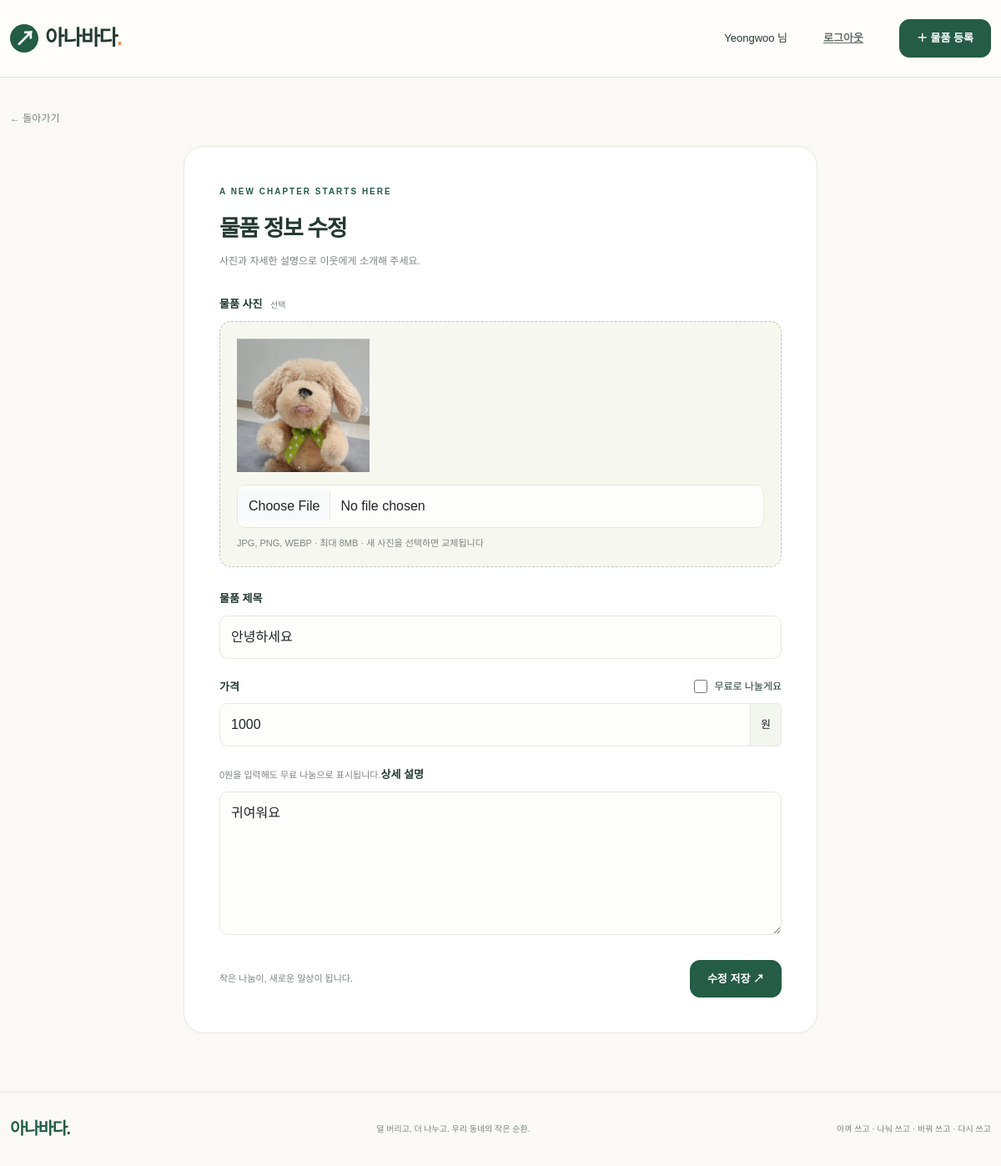
The app's page /items/1/edit (signed in) with its own data.
### models.py (models this page shows, shortened)
class User(UserMixin, db.Model):
    id = db.Column(db.Integer, primary_key=True)
    username = db.Column(db.String(40), unique=True, nullable=False)
    password_hash = db.Column(db.String(256), nullable=False)
    items = db.relationship('Item', back_populates='author')

class Item(db.Model):
    id = db.Column(db.Integer, primary_key=True)
    title = db.Column(db.String(100), nullable=False)
    description = db.Column(db.Text, nullable=False)
    price = db.Column(db.Integer, nullable=False, default=0)
    image_filename = db.Column(db.String(200))
    status = db.Column(db.String(20), nullable=False, default='거래가능')
    author_id = db.Column(db.Integer, db.ForeignKey('user.id'), nullable=False)
    author = db.relationship('User', back_populates='items')
    created_at = db.Column(db.DateTime, default=now, nullable=False)
    updated_at = db.Column(db.DateTime, default=now, onupdate=now, nullable=False)

### app.py (the view, shortened to what this page needs)
    @app.route('/items/new', methods=['GET', 'POST'])
    @app.route('/items/<int:item_id>/edit', methods=['GET', 'POST'])
    @login_required
    def item_form(item_id=None):
        item = owned_item(item_id) if item_id else None
        return render_template('item_form.html', item=item)

### templates/item_form.html (shortened to what this page needs)
{% extends 'base.html' %}
{% block content %}<a class="back-link" href="{{ url_for('item_detail', item_id=item.id) if item else url_for('index') }}">← 돌아가기</a><section class="form-card"><span class="eyebrow">A NEW CHAPTER STARTS HERE</span><h1>{{ '물품 정보 수정' if item else '물건의 다음 이야기를 시작해요.' }}</h1><p>사진과 자세한 설명으로 이웃에게 소개해 주세요.</p><form method="post" enctype="multipart/form-data"><input type="hidden" name="csrf_token" value="{{ csrf_token }}"><label class="form-label" for="image">물품 사진 <span class="optional">선택</span></label><div class="upload-box"><img id="preview" {% if item and item.image_filename %}src="{{ url_for('static', filename='uploads/' + item.image_filename) }}"{% else %}hidden{% endif %} alt="선택한 사진 미리보기"><input class="form-control" type="file" id="image" name="image" accept="image/jpeg,image/png,image/webp"><small>JPG, PNG, WEBP · 최대 8MB{% if item %} · 새 사진을 선택하면 교체됩니다{% endif %}</small></div><label class="form-label" for="title">물품 제목</label><input class="form-control mb-4" id="title" name="title" maxlength="100" required placeholder="예: 햇살이 잘 어울리는 원목 의자" value="{{ request.form.get('title', item.title if item else '') }}"><div class="price-label"><label class="form-label" for="price">가격</label><label class="free-filter"><input id="free" name="free" type="checkbox" {% if request.method == 'POST' and request.form.get('free') or request.method != 'POST' and item and item.price == 0 %}checked{% endif %}> 무료로 나눌게요</label></div><div class="input-group"><input class="form-control" id="price" name="price" type="number" min="0" max="1000000000" step="1" required value="{{ request.form.get('price', item.price if item else 0) }}"><span class="input-group-text">원</span></div><small class="form-text">0원을 입력해도 무료 나눔으로 표시됩니다.</small><label class="form-label mt-4" for="description">상세 설명</label><textarea class="form-control" id="description" name="description" rows="6" maxlength="5000" required placeholder="사용 기간, 상태, 나눔 이유 등을 편하게 적어 주세요.">{{ request.form.get('description', item.description if item else '') }}</textarea><div class="form-bottom"><span>작은 나눔이, 새로운 일상이 됩니다.</span><button class="btn btn-primary">{{ '수정 저장' if item else '물품 등록하기' }} ↗</button></div></form></section>{% endblock %}

### templates/base.html (shortened to what this page needs)
<!doctype html>
<html lang="ko">
<head>
  <link href="https://cdn.jsdelivr.net/npm/bootstrap@5.3.3/dist/css/bootstrap.min.css" rel="stylesheet">
  <link href="{{ url_for('static', filename='style.css') }}" rel="stylesheet">
</head>
<body>
<header class="site-header"><nav class="container nav-wrap" aria-label="주 메뉴">
  <a class="brand" href="{{ url_for('index') }}"><span class="brand-mark">↗</span> 아나바다<span class="brand-dot">.</span></a>
  <div class="nav-actions">
    {% if current_user.is_authenticated %}<span class="user-label">{{ current_user.username }} 님</span><form method="post" action="{{ url_for('logout') }}"><input type="hidden" name="csrf_token" value="{{ csrf_token }}"><button class="btn btn-link quiet">로그아웃</button></form>
    {% else %}<a class="quiet" href="{{ url_for('login') }}">로그인</a><a class="quiet" href="{{ url_for('register') }}">회원가입</a>{% endif %}
    <a class="btn btn-primary" href="{{ url_for('item_form') }}">＋ 물품 등록</a>
  </div>
</nav></header>
<main class="container main-content">
{% block content %}{% endblock %}
</main>
<footer class="container site-footer"><span class="brand">아나바다.</span><span>덜 버리고, 더 나누고. 우리 동네의 작은 순환.</span><span>아껴 쓰고 · 나눠 쓰고 · 바꿔 쓰고 · 다시 쓰고</span></footer>
</body></html>

### static/style.css (style rules this page uses)
:root { --green:#245c45;--ink:#243a30;--cream:#faf9f5;--muted:#7b847d;--line:#e5e8df }
* { box-sizing:border-box }
body { background:var(--cream);color:var(--ink);font-family:'Noto Sans KR',sans-serif;font-size:14px }
a { color:inherit;text-decoration:none }
button,input,textarea { font:inherit }
.container { max-width:1240px }
.site-header { background:#fffdf9;border-bottom:1px solid var(--line) }
.nav-wrap { min-height:92px;display:flex;justify-content:space-between;align-items:center;gap:20px }
.brand { font-size:25px;font-weight:900;letter-spacing:-1.5px;display:inline-flex;align-items:center;gap:8px }
.brand-mark { background:var(--green);color:white;width:34px;height:34px;border-radius:50%;display:inline-grid;place-items:center;font-size:24px }
.brand-dot { color:#da9457;margin-left:-8px }
.nav-actions { display:flex;gap:22px;align-items:center }
.quiet { color:#657068;font-size:13px;padding:0 }
.user-label { font-size:13px }
.btn { border-radius:12px;padding:12px 20px;font-size:13px;font-weight:600 }
.btn-primary { --bs-btn-bg:var(--green);--bs-btn-border-color:var(--green);--bs-btn-hover-bg:#194532;--bs-btn-hover-border-color:#194532;--bs-btn-active-bg:#194532;--bs-btn-active-border-color:#194532 }
.main-content { padding-top:38px;min-height:75vh }
.eyebrow { font-size:10px;letter-spacing:2px;font-weight:800;color:var(--green) }
h1,h2,h3 { font-weight:800;letter-spacing:-1.5px }
.free-filter { display:flex;align-items:center;gap:8px;font-size:12px;white-space:nowrap }
.free-filter input { accent-color:var(--green);width:16px;height:16px }
.site-footer { display:flex;align-items:center;justify-content:space-between;gap:20px;border-top:1px solid var(--line);padding-top:28px;padding-bottom:30px;color:var(--muted);font-size:10px }
.site-footer .brand { font-size:20px;color:var(--green) }
.auth-card,.form-card { max-width:500px;margin:30px auto 70px;padding:42px;background:white;border:1px solid var(--line);border-radius:24px }
.auth-card h1,.form-card h1 { font-size:27px;margin-top:15px;line-height:1.5 }
.auth-card p,.form-card p { font-size:12px;color:var(--muted);margin-bottom:30px;line-height:1.8 }
.form-label { font-size:13px;font-weight:600;margin-bottom:10px }
.form-control { border-color:var(--line);border-radius:10px;padding:13px;background:#fdfdfb }
.form-text { font-size:11px;color:var(--muted) }
.back-link { display:inline-block;font-size:12px;color:var(--muted);margin-bottom:24px }
.form-card { max-width:760px;margin-top:0 }
.optional { color:var(--muted);font-size:10px;font-weight:400;margin-left:6px }
.upload-box { border:1px dashed #b9c8b3;background:#f6f8f0;padding:20px;border-radius:14px;margin-bottom:27px }
.upload-box small { display:block;margin-top:10px;color:var(--muted);font-size:11px }
.upload-box img { max-width:100%;height:160px;object-fit:contain;display:block;margin-bottom:15px }
.price-label { display:flex;justify-content:space-between;align-items:center;margin-bottom:10px }
.price-label .form-label { margin:0 }
.input-group-text { border-color:var(--line);background:#f3f5ef;font-size:13px }
.form-bottom { display:flex;justify-content:space-between;align-items:center;gap:15px;margin-top:30px }
.form-bottom span { font-size:11px;color:var(--muted) }

### records on screen
User: username "Yeongwoo"
Item: image_filename (picture), title "안녕하세요", price "1000", description "귀여워요"

### other values on screen
{{ '물품 정보 수정' if item else '물건의 다음 이야기를 시작해요.' }} "물품 정보 수정"
{{ '수정 저장' if item else '물품 등록하기' }} "수정 저장"
